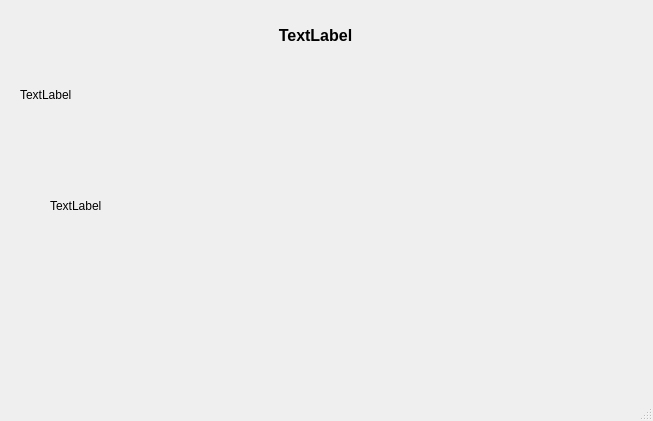
<?xml version="1.0" encoding="UTF-8"?>
<ui version="4.0">
 <class>mainWindow</class>
 <widget class="QMainWindow" name="mainWindow">
  <property name="geometry">
   <rect>
    <x>0</x>
    <y>0</y>
    <width>653</width>
    <height>421</height>
   </rect>
  </property>
  <property name="windowTitle">
   <string>MainWindow</string>
  </property>
  <widget class="QWidget" name="centralwidget">
   <widget class="QLabel" name="titleLabel">
    <property name="geometry">
     <rect>
      <x>110</x>
      <y>10</y>
      <width>411</width>
      <height>51</height>
     </rect>
    </property>
    <property name="text">
     <string>&lt;html&gt;&lt;head/&gt;&lt;body&gt;&lt;p align=&quot;center&quot;&gt;&lt;span style=&quot; font-size:12pt; font-weight:700;&quot;&gt;TextLabel&lt;/span&gt;&lt;/p&gt;&lt;/body&gt;&lt;/html&gt;</string>
    </property>
   </widget>
   <widget class="QLabel" name="typeLabel">
    <property name="geometry">
     <rect>
      <x>20</x>
      <y>80</y>
      <width>151</width>
      <height>31</height>
     </rect>
    </property>
    <property name="text">
     <string>&lt;html&gt;&lt;head/&gt;&lt;body&gt;&lt;p&gt;TextLabel&lt;/p&gt;&lt;/body&gt;&lt;/html&gt;</string>
    </property>
   </widget>
   <widget class="QLabel" name="createdLabel">
    <property name="geometry">
     <rect>
      <x>490</x>
      <y>70</y>
      <width>141</width>
      <height>31</height>
     </rect>
    </property>
    <property name="text">
     <string>&lt;html&gt;&lt;head/&gt;&lt;body&gt;&lt;p align=&quot;right&quot;&gt;&lt;br/&gt;&lt;/p&gt;&lt;/body&gt;&lt;/html&gt;</string>
    </property>
   </widget>
   <widget class="QLabel" name="bodyLabel">
    <property name="geometry">
     <rect>
      <x>50</x>
      <y>150</y>
      <width>561</width>
      <height>111</height>
     </rect>
    </property>
    <property name="text">
     <string>TextLabel</string>
    </property>
   </widget>
  </widget>
  <widget class="QMenuBar" name="menubar">
   <property name="geometry">
    <rect>
     <x>0</x>
     <y>0</y>
     <width>653</width>
     <height>33</height>
    </rect>
   </property>
  </widget>
  <widget class="QStatusBar" name="statusbar"/>
 </widget>
 <resources/>
 <connections/>
</ui>
